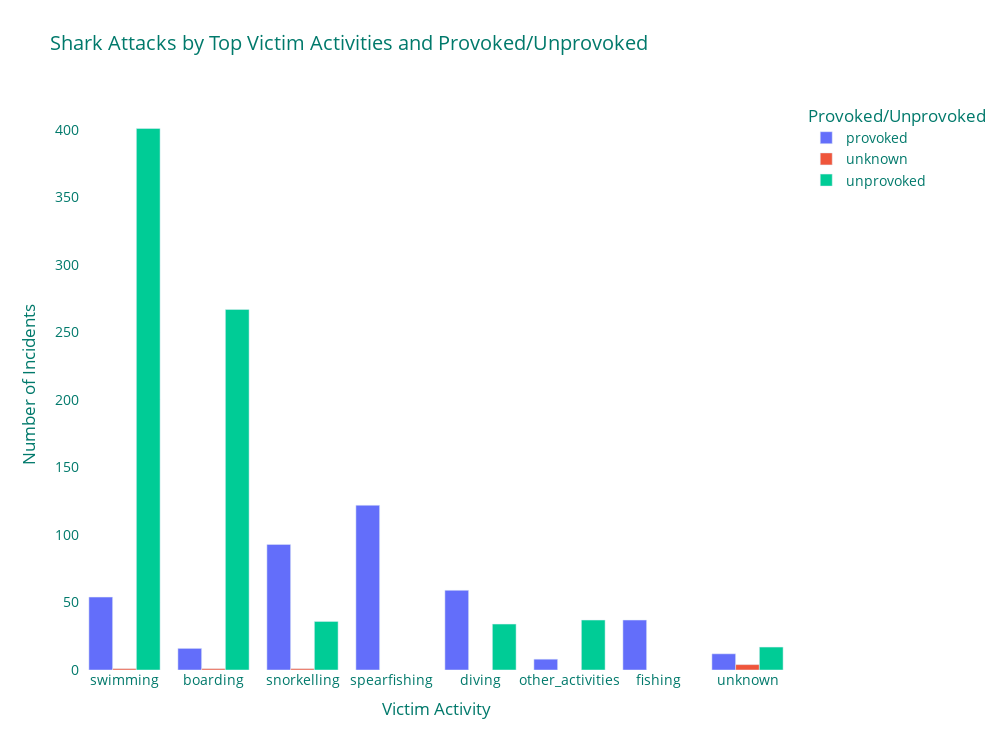

This figure's notebook cell:
### Code cell
def compare_victim_activity_vs_provoked(
    df: pd.DataFrame, num_activities: int
) -> go.Figure:
    """
    Compare shark attacks against victim activity and provoked/unprovoked status.
    Considers the top 10 victim activities, separating the bars by provoked/unprovoked.

    Parameters:
        df (pd.DataFrame): The input DataFrame containing shark incident data.

    Returns:
        go.Figure: A Plotly figure object representing the grouped bar chart.
    """
    local_df = df.copy()
    local_df = get_top_victim_activities(local_df, num_activities)

    # Get the top 10 victim activities
    top_activities = (
        local_df["victim_activity_updated"]
        .value_counts()
        .index[:num_activities]
    )

    # Filter data for the top 10 victim activities
    df_top_activities = local_df[
        local_df["victim_activity_updated"].isin(top_activities)
    ]

    # Group data by victim_activity and provoked_unprovoked
    victim_activity_counts = (
        df_top_activities.groupby(
            ["victim_activity_updated", "provoked_unprovoked"]
        )
        .size()
        .reset_index(name="count")
    )

    # Add total incidents for sorting
    victim_activity_counts["total_sum"] = victim_activity_counts.groupby(
        "victim_activity_updated"
    )["count"].transform("sum")

    # Sort by total_sum (descending) and victim_activity alphabetically
    victim_activity_counts = victim_activity_counts.sort_values(
        by=["total_sum", "victim_activity_updated"], ascending=[False, True]
    )

    # Create bar chart
    var_graph = px.bar(
        victim_activity_counts,
        x="victim_activity_updated",
        y="count",
        color="provoked_unprovoked",
        title="Shark Attacks by Top Victim Activities and Provoked/Unprovoked",
        labels={
            "victim_activity_updated": "Victim Activity",
            "count": "Number of Incidents",
            "provoked_unprovoked": "Provoked/Unprovoked",
        },
        barmode="group",
    )

    var_graph.update_traces(textposition="none")
    var_graph.update_layout(
        font=dict(color="#00796b", size=14),
        plot_bgcolor="rgba(0,0,0,0)",
        paper_bgcolor="rgba(0,0,0,0)",
        xaxis_title="Victim Activity",
        yaxis_title="Number of Incidents",
        showlegend=True,
        height=750,
        width=1000,
    )

    return var_graph


compare_victim_activity_vs_provoked(shark_data, 8)

### Figure 1 — Plotly figure (JSON) as saved in the notebook; plotly's stock layout.template omitted (floating-point values rounded to 4 significant figures)
{"data": [{"alignmentgroup": "True", "hovertemplate": "Provoked/Unprovoked=provoked<br>Victim Activity=%{x}<br>Number of Incidents=%{y}<extra></extra>", "legendgroup": "provoked", "marker": {"color": "#636efa", "pattern": {"shape": ""}}, "name": "provoked", "offsetgroup": "provoked", "orientation": "v", "showlegend": true, "textposition": "none", "type": "bar", "x": ["swimming", "boarding", "snorkelling", "spearfishing", "diving", "other_activities", "fishing", "unknown"], "xaxis": "x", "y": [54, 16, 93, 122, 59, 8, 37, 12], "yaxis": "y"}, {"alignmentgroup": "True", "hovertemplate": "Provoked/Unprovoked=unknown<br>Victim Activity=%{x}<br>Number of Incidents=%{y}<extra></extra>", "legendgroup": "unknown", "marker": {"color": "#EF553B", "pattern": {"shape": ""}}, "name": "unknown", "offsetgroup": "unknown", "orientation": "v", "showlegend": true, "textposition": "none", "type": "bar", "x": ["swimming", "boarding", "snorkelling", "unknown"], "xaxis": "x", "y": [1, 1, 1, 4], "yaxis": "y"}, {"alignmentgroup": "True", "hovertemplate": "Provoked/Unprovoked=unprovoked<br>Victim Activity=%{x}<br>Number of Incidents=%{y}<extra></extra>", "legendgroup": "unprovoked", "marker": {"color": "#00cc96", "pattern": {"shape": ""}}, "name": "unprovoked", "offsetgroup": "unprovoked", "orientation": "v", "showlegend": true, "textposition": "none", "type": "bar", "x": ["swimming", "boarding", "snorkelling", "diving", "other_activities", "unknown"], "xaxis": "x", "y": [401, 267, 36, 34, 37, 17], "yaxis": "y"}], "layout": {"barmode": "group", "font": {"color": "#00796b", "size": 14}, "height": 750, "legend": {"title": {"text": "Provoked/Unprovoked"}, "tracegroupgap": 0}, "paper_bgcolor": "rgba(0,0,0,0)", "plot_bgcolor": "rgba(0,0,0,0)", "showlegend": true, "title": {"text": "Shark Attacks by Top Victim Activities and Provoked/Unprovoked"}, "width": 1000, "xaxis": {"anchor": "y", "domain": [0, 1], "title": {"text": "Victim Activity"}}, "yaxis": {"anchor": "x", "domain": [0, 1], "title": {"text": "Number of Incidents"}}}}
